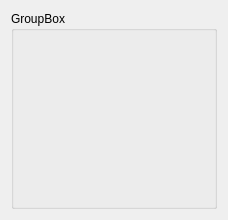
<?xml version="1.0" encoding="UTF-8"?>
<ui version="4.0">
 <class>ScenarioMaterialsConfigUI</class>
 <widget class="QWidget" name="ScenarioMaterialsConfigUI">
  <property name="geometry">
   <rect>
    <x>0</x>
    <y>0</y>
    <width>228</width>
    <height>220</height>
   </rect>
  </property>
  <property name="windowTitle">
   <string>Form</string>
  </property>
  <layout class="QVBoxLayout" name="verticalLayout">
   <item>
    <widget class="QGroupBox" name="groupBox">
     <property name="title">
      <string>GroupBox</string>
     </property>
     <layout class="QFormLayout" name="formLayout">
      <property name="fieldGrowthPolicy">
       <enum>QFormLayout::AllNonFixedFieldsGrow</enum>
      </property>
      <property name="verticalSpacing">
       <number>0</number>
      </property>
     </layout>
    </widget>
   </item>
  </layout>
 </widget>
 <resources/>
 <connections/>
</ui>
